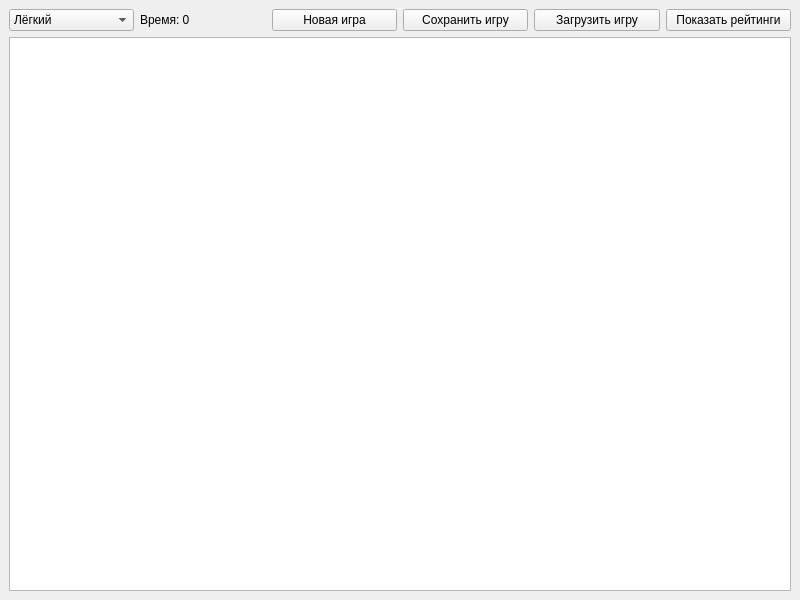
<?xml version="1.0" encoding="UTF-8"?>
<ui version="4.0">
 <class>MainWindow</class>
 <widget class="QMainWindow" name="MainWindow">
  <property name="geometry">
   <rect>
    <x>0</x>
    <y>0</y>
    <width>800</width>
    <height>600</height>
   </rect>
  </property>
  <property name="windowTitle">
   <string>Сапёр</string>
  </property>
  <widget class="QWidget" name="centralwidget">
   <layout class="QVBoxLayout" name="mainLayout">
    <item>
     <layout class="QHBoxLayout" name="topBar">
      <item>
       <widget class="QComboBox" name="levelComboBox">
        <item>
         <property name="text">
          <string>Лёгкий</string>
         </property>
        </item>
        <item>
         <property name="text">
          <string>Средний</string>
         </property>
        </item>
        <item>
         <property name="text">
          <string>Высокий</string>
         </property>
        </item>
       </widget>
      </item>
      <item>
       <widget class="QLabel" name="timeLabel">
        <property name="text">
         <string>Время: 0</string>
        </property>
       </widget>
      </item>
      <item>
       <widget class="QPushButton" name="newGameButton">
        <property name="text">
         <string>Новая игра</string>
        </property>
       </widget>
      </item>
      <item>
       <widget class="QPushButton" name="saveGameButton">
        <property name="text">
         <string>Сохранить игру</string>
        </property>
       </widget>
      </item>
      <item>
       <widget class="QPushButton" name="loadGameButton">
        <property name="text">
         <string>Загрузить игру</string>
        </property>
       </widget>
      </item>
      <item>
       <widget class="QPushButton" name="showRatingsButton">
        <property name="text">
         <string>Показать рейтинги</string>
        </property>
       </widget>
      </item>
     </layout>
    </item>
    <item>
     <widget class="QTableWidget" name="gameBoard">
      <property name="sizePolicy">
       <sizepolicy hsizetype="Expanding" vsizetype="Expanding">
        <horstretch>0</horstretch>
        <verstretch>0</verstretch>
       </sizepolicy>
      </property>
      <property name="horizontalScrollBarPolicy">
       <enum>Qt::ScrollBarAlwaysOff</enum>
      </property>
      <property name="verticalScrollBarPolicy">
       <enum>Qt::ScrollBarAlwaysOff</enum>
      </property>
      <property name="showGrid">
       <bool>true</bool>
      </property>
      <property name="selectionMode">
       <enum>QAbstractItemView::NoSelection</enum>
      </property>
      <property name="editTriggers">
       <set>QAbstractItemView::NoEditTriggers</set>
      </property>
     </widget>
    </item>
   </layout>
  </widget>
 </widget>
 <resources/>
 <connections/>
</ui>
